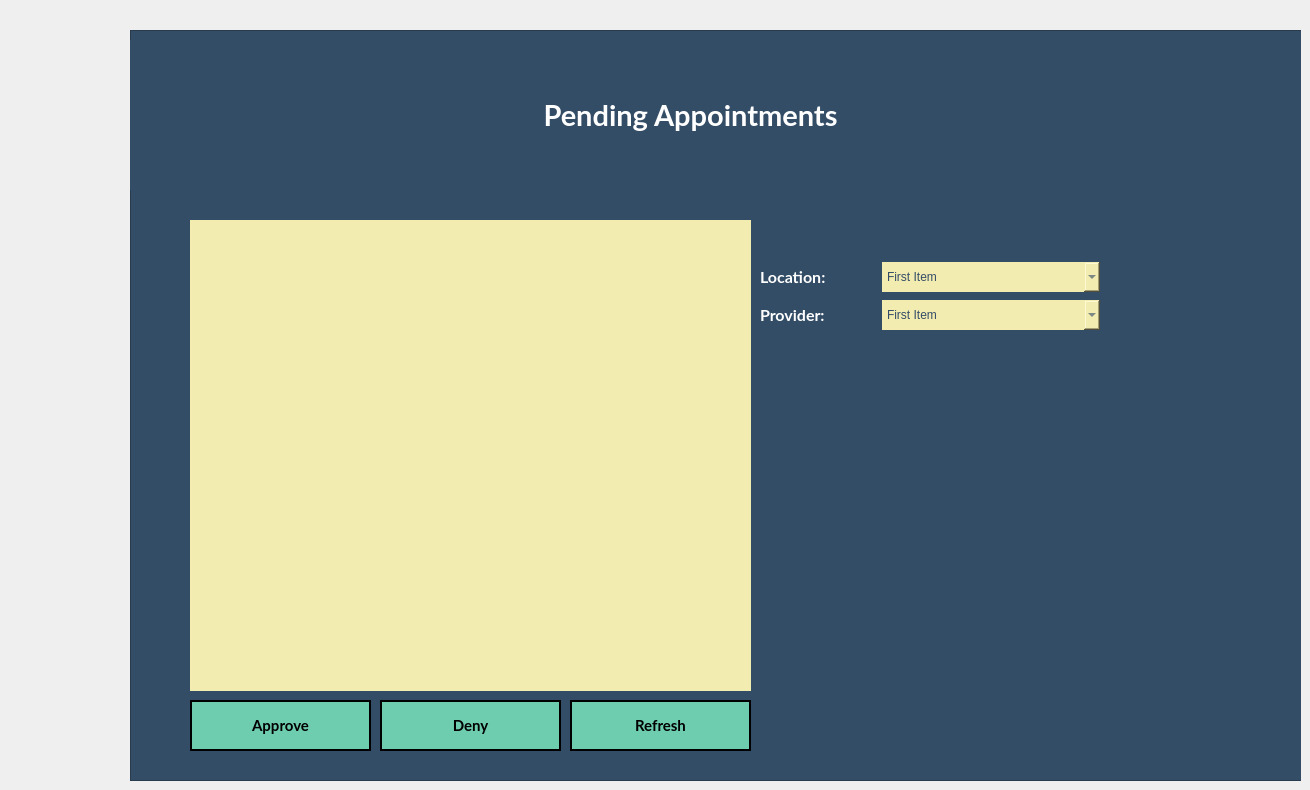
     <widget class="QWidget" name="Approve">
      <widget class="QFrame" name="Main_Frame_9">
       <property name="geometry">
        <rect>
         <x>130</x>
         <y>30</y>
         <width>1171</width>
         <height>751</height>
        </rect>
       </property>
       <property name="minimumSize">
        <size>
         <width>0</width>
         <height>0</height>
        </size>
       </property>
       <property name="maximumSize">
        <size>
         <width>16777215</width>
         <height>16777215</height>
        </size>
       </property>
       <property name="styleSheet">
        <string notr="true">QFrame {
	border-image: none;
	background-color: rgb(52, 77, 103);
}



QLineEdit, QComboBox, QDateEdit, QDateTimeEdit, QListView {
	border-image: none;
    border: none;
	min-width: 200px;
	height: 30px;
	background-color: #F3ECB0;
	color: #344D67;
	font-family: &quot;MS Shell Dlg 2&quot;;
	font-size: 11;
}

QLabel {
	color: white;
}</string>
       </property>
       <property name="frameShape">
        <enum>QFrame::StyledPanel</enum>
       </property>
       <property name="frameShadow">
        <enum>QFrame::Raised</enum>
       </property>
       <widget class="QFrame" name="InputFrame_17">
        <property name="geometry">
         <rect>
          <x>0</x>
          <y>0</y>
          <width>1171</width>
          <height>751</height>
         </rect>
        </property>
        <property name="styleSheet">
         <string notr="true">border-image: none;
</string>
        </property>
        <property name="frameShape">
         <enum>QFrame::StyledPanel</enum>
        </property>
        <property name="frameShadow">
         <enum>QFrame::Raised</enum>
        </property>
        <widget class="QFrame" name="InputFrame_18">
         <property name="geometry">
          <rect>
           <x>0</x>
           <y>0</y>
           <width>1181</width>
           <height>751</height>
          </rect>
         </property>
         <property name="styleSheet">
          <string notr="true">border-image: none;
</string>
         </property>
         <property name="frameShape">
          <enum>QFrame::StyledPanel</enum>
         </property>
         <property name="frameShadow">
          <enum>QFrame::Raised</enum>
         </property>
         <widget class="QWidget" name="verticalLayoutWidget_10">
          <property name="geometry">
           <rect>
            <x>0</x>
            <y>0</y>
            <width>1121</width>
            <height>171</height>
           </rect>
          </property>
          <layout class="QVBoxLayout" name="verticalLayout_38">
           <item>
            <widget class="QLabel" name="Lable_CheckIns_14">
             <property name="minimumSize">
              <size>
               <width>0</width>
               <height>150</height>
              </size>
             </property>
             <property name="maximumSize">
              <size>
               <width>16777215</width>
               <height>150</height>
              </size>
             </property>
             <property name="font">
              <font>
               <family>Lato</family>
               <pointsize>22</pointsize>
               <weight>75</weight>
               <bold>true</bold>
              </font>
             </property>
             <property name="styleSheet">
              <string notr="true">QLabel {
	color: white;
}</string>
             </property>
             <property name="text">
              <string>Pending Appointments</string>
             </property>
             <property name="alignment">
              <set>Qt::AlignCenter</set>
             </property>
            </widget>
           </item>
          </layout>
         </widget>
         <widget class="QPushButton" name="Approve_Btn_Approve">
          <property name="geometry">
           <rect>
            <x>60</x>
            <y>670</y>
            <width>181</width>
            <height>51</height>
           </rect>
          </property>
          <property name="font">
           <font>
            <family>Lato</family>
            <pointsize>11</pointsize>
            <weight>75</weight>
            <bold>true</bold>
           </font>
          </property>
          <property name="cursor">
           <cursorShape>PointingHandCursor</cursorShape>
          </property>
          <property name="styleSheet">
           <string notr="true">QPushButton {
	border-image: none;
	background-color: #6ECCAF;
	color: black;
	border: 2px solid black;
}

QPushButton::hover {
	background-color: rgb(139, 231, 100);
	color: white;
}

</string>
          </property>
          <property name="text">
           <string>Approve</string>
          </property>
         </widget>
         <widget class="QPushButton" name="Approve_Btn_Deny">
          <property name="geometry">
           <rect>
            <x>250</x>
            <y>670</y>
            <width>181</width>
            <height>51</height>
           </rect>
          </property>
          <property name="font">
           <font>
            <family>Lato</family>
            <pointsize>11</pointsize>
            <weight>75</weight>
            <bold>true</bold>
           </font>
          </property>
          <property name="cursor">
           <cursorShape>PointingHandCursor</cursorShape>
          </property>
          <property name="styleSheet">
           <string notr="true">QPushButton {
	border-image: none;
	background-color: #6ECCAF;
	color: black;
	border: 2px solid black;
}

QPushButton::hover {
	background-color: rgb(139, 231, 100);
	color: white;
}

</string>
          </property>
          <property name="text">
           <string>Deny</string>
          </property>
         </widget>
         <widget class="QListWidget" name="Approve_List">
          <property name="geometry">
           <rect>
            <x>60</x>
            <y>190</y>
            <width>561</width>
            <height>471</height>
           </rect>
          </property>
          <property name="minimumSize">
           <size>
            <width>200</width>
            <height>0</height>
           </size>
          </property>
          <property name="styleSheet">
           <string notr="true">QListView::item:selected {
	background-color: #4a90d9
}
</string>
          </property>
         </widget>
         <widget class="QWidget" name="layoutWidget_19">
          <property name="geometry">
           <rect>
            <x>630</x>
            <y>230</y>
            <width>340</width>
            <height>73</height>
           </rect>
          </property>
          <layout class="QVBoxLayout" name="verticalLayout_39">
           <item>
            <layout class="QHBoxLayout" name="horizontalLayout_248">
             <item>
              <widget class="QLabel" name="Label_Location_7">
               <property name="font">
                <font>
                 <family>Lato</family>
                 <pointsize>12</pointsize>
                 <weight>75</weight>
                 <bold>true</bold>
                </font>
               </property>
               <property name="styleSheet">
                <string notr="true"/>
               </property>
               <property name="text">
                <string>Location:</string>
               </property>
              </widget>
             </item>
             <item>
              <widget class="QComboBox" name="Approve_Combo_Location">
               <property name="styleSheet">
                <string notr="true"/>
               </property>
               <item>
                <property name="text">
                 <string>First Item</string>
                </property>
               </item>
               <item>
                <property name="text">
                 <string>Item 2</string>
                </property>
               </item>
              </widget>
             </item>
            </layout>
           </item>
           <item>
            <layout class="QHBoxLayout" name="horizontalLayout_249">
             <item>
              <widget class="QLabel" name="Label_Doctor_6">
               <property name="font">
                <font>
                 <family>Lato</family>
                 <pointsize>12</pointsize>
                 <weight>75</weight>
                 <bold>true</bold>
                </font>
               </property>
               <property name="styleSheet">
                <string notr="true"/>
               </property>
               <property name="text">
                <string>Provider:</string>
               </property>
              </widget>
             </item>
             <item>
              <widget class="QComboBox" name="Approve_Combo_Provider">
               <property name="styleSheet">
                <string notr="true"/>
               </property>
               <item>
                <property name="text">
                 <string>First Item</string>
                </property>
               </item>
               <item>
                <property name="text">
                 <string>Item 2</string>
                </property>
               </item>
              </widget>
             </item>
            </layout>
           </item>
          </layout>
         </widget>
         <widget class="QPushButton" name="Approve_Btn_Refresh">
          <property name="geometry">
           <rect>
            <x>440</x>
            <y>670</y>
            <width>181</width>
            <height>51</height>
           </rect>
          </property>
          <property name="font">
           <font>
            <family>Lato</family>
            <pointsize>11</pointsize>
            <weight>75</weight>
            <bold>true</bold>
           </font>
          </property>
          <property name="cursor">
           <cursorShape>PointingHandCursor</cursorShape>
          </property>
          <property name="styleSheet">
           <string notr="true">QPushButton {
	border-image: none;
	background-color: #6ECCAF;
	color: black;
	border: 2px solid black;
}

QPushButton::hover {
	background-color: rgb(139, 231, 100);
	color: white;
}

</string>
          </property>
          <property name="text">
           <string>Refresh</string>
          </property>
         </widget>
        </widget>
       </widget>
      </widget>
     </widget>
